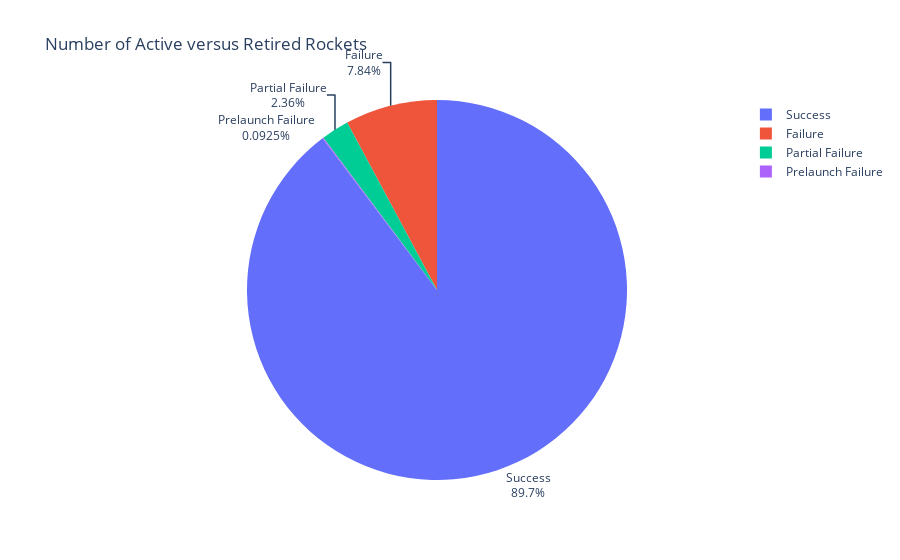

The notebook cell saved with this chart:
### Code cell
success_vs_failure_chart = px.pie(labels=success_vs_failure.index,names=success_vs_failure.index,values=success_vs_failure.Mission_Status,title="Number of Active versus Retired Rockets")
            
success_vs_failure_chart.update_traces(textposition='outside', textinfo='percent+label')
 
success_vs_failure_chart.show()

### Figure 1 — Plotly figure (JSON) as saved in the notebook; plotly's stock layout.template omitted (floating-point values rounded to 4 significant figures)
{"data": [{"domain": {"x": [0, 1], "y": [0, 1]}, "hovertemplate": "label=%{label}<br>value=%{value}<extra></extra>", "labels": ["Failure", "Partial Failure", "Prelaunch Failure", "Success"], "legendgroup": "", "name": "", "showlegend": true, "textinfo": "percent+label", "textposition": "outside", "type": "pie", "values": [339, 102, 4, 3879]}], "layout": {"legend": {"tracegroupgap": 0}, "title": {"text": "Number of Active versus Retired Rockets"}}}
